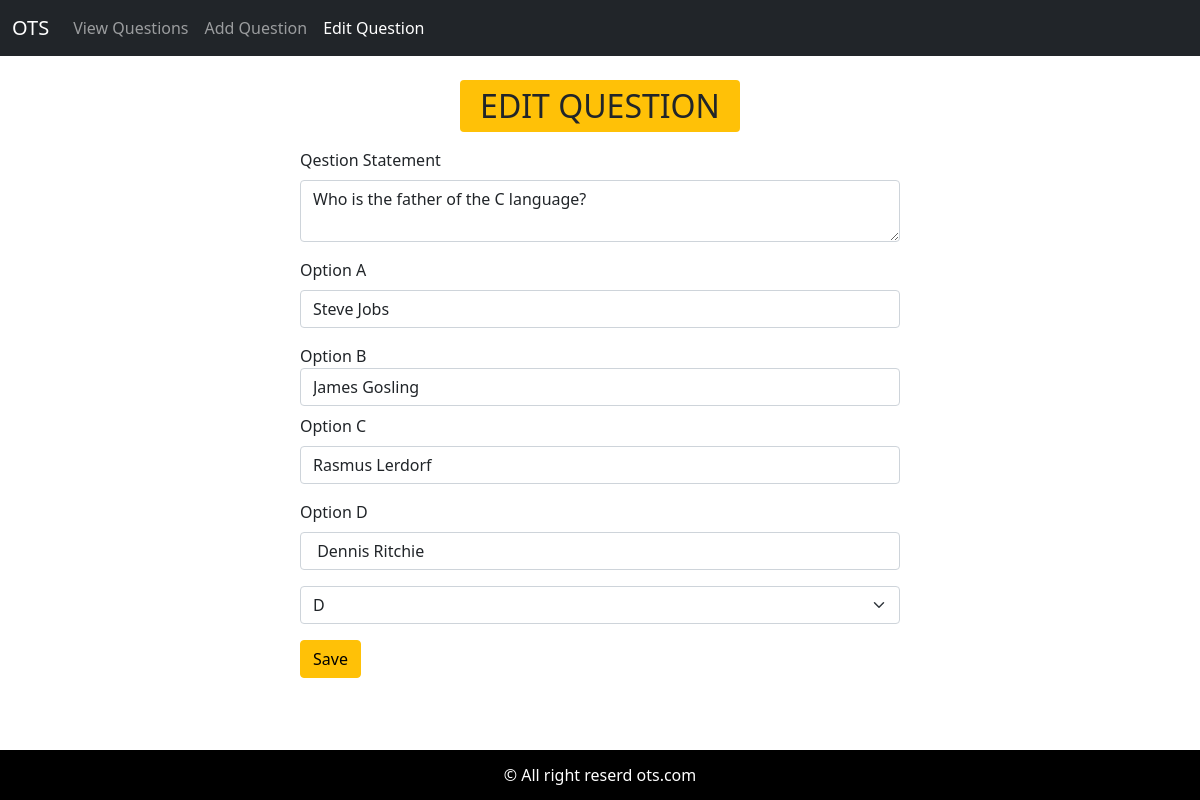
The app's page /edit-question?qun=1 (signed in) with its own data.
### OTS/models.py (models this page shows)
class Question(models.Model):
    quno=models.IntegerField(primary_key=True,auto_created=True)
    que=models.CharField(max_length=400)
    optiona=models.CharField(max_length=100)
    optionb=models.CharField(max_length=100)
    optionc=models.CharField(max_length=100)
    optiond=models.CharField(max_length=100)
    answer=models.CharField(max_length=1)

### OTS/views.py (the view)
# urls.py: path('edit-question',editQuestion ,name='editquestion'),
def editQuestion(request):
    try:
     request.session['role']=='ADMIN'
    except KeyError:
     return HttpResponseRedirect('/login')
    q=request.GET['qun']
    question=Question.objects.get(quno=q)
    res=render(request,'OTS/edit_question.html',{'question':question})
    return res

### templates/OTS/edit_question.html (shortened to what this page needs)
<!DOCTYPE html>
<html lang="en">
    {% load static %}
<head>
    <link href="https://cdn.jsdelivr.net/npm/bootstrap@5.0.2/dist/css/bootstrap.min.css" rel="stylesheet">
    <link rel="stylesheet" href="{% static 'css/style.css' %}">
</head>
<body>
    <header>
        <nav class="navbar navbar-expand-lg navbar-dark bg-dark">
            <div class="container-fluid">
                <a class="navbar-brand" href="/">OTS</a>
                <div class="collapse navbar-collapse" id="navbarNav">
                    <ul class="navbar-nav">
                        <li class="nav-item">
                            <a class="nav-link " aria-current="page" href="{% url 'viewquestions' %}">View Questions</a>
                        </li>
                        <li class="nav-item">
                            <a class="nav-link" href="{% url 'newquestion' %}">Add Question</a>
                        </li>
                        <li class="nav-item">
                            <a class="nav-link active" href="{% url 'editquestion' %}">Edit Question</a>
                        </li>
                    </ul>
                </div>
            </div>
        </nav>
    </header>
    <div class=''>
        <form action="{% url 'editsavequestion' %}" method="post" class="w-50  m-auto mt-4 form-width">
            <h2 class="bg-warning">Edit Question</h2>
            <div class="mb-3">
                <label for="textarea" class="form-label">Qestion Statement</label>
                <textarea class="form-control" id="textarea" name="question">{{question.que}}</textarea>
            </div>
            <div class="mb-3">
                <label for="option1" class="form-label">Option A</label>
                <input class="form-control" type="text" id="option1" name="optiona" value="{{question.optiona}}">
            </div>
            <div class="mb-2">
                <label for="option2" class="form-lable">Option B</label>
                <input class="form-control" id="option2" type="text" name="optionb" value="{{question.optionb}}">
            </div>
            <div class="mb-3">
                <label for="option3" class="form-label">Option C</label>
                <input class="form-control" id="option3" type="text" name="optionc" value="{{question.optionc}}">
            </div>
            <div class="mb-3">
                <label for="option4" class="form-label">Option D</label>
                <input class="form-control" type="text" id="option4" name="optiond" value="{{question.optiond}}">
            </div>
            <div class="mb-3">
                <select name="answer" class="form-select">
                    <option value="d"{% if question.answer == "d" %} selected {% endif %}>D</option>
                </select>
            </div>
            <div class="mb-2">
                <input class="btn btn-warning" type="submit" value="Save">
            </div>
        </form>
    </div>
    <footer >
        <span>&copy; All right reserd ots.com</span>
    </footer>
</body>
</html>

### static/css/style.css (style rules this page uses)
footer { background-color: black; color: white; height: 50px; text-align: center; display: flex; align-items: center; justify-content: center; }

### templates/OTS/edit_question.html (style rules this page uses)
textarea, input { box-shadow: none !important; }
h2 { width: fit-content; padding: 7px 20px; text-transform: uppercase; margin: 0px auto; margin-bottom: 1rem; border-radius: 4px; }
footer { position: absolute; bottom: 0; left: 0; width: 100%; }

### records on screen
Question: question "Who is the father of the C language?", optiona "Steve Jobs", optionb "James Gosling", optionc "Rasmus Lerdorf", optiond "Dennis Ritchie", answer "D"
